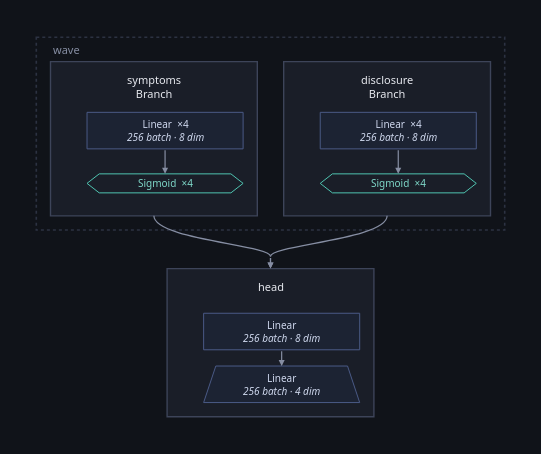

Notebook code cell kept with this figure:
### Markdown cell above
## The architecture, proposed

One branch per channel so that each can be looked at on its own — which is the
point of declaring a graph rather than writing one `nn.Module` — and a head
that joins them.

### Code cell
class Branch(Node):
    """Reads its own channel out of the input and encodes it."""

    def __init__(self, key, depth=4, activation="sigmoid"):
        self.key = key
        self.net = torch.nn.Sequential(
            *[
                m
                for _ in range(depth)
                for m in (
                    torch.nn.Linear(WIDTH, WIDTH),
                    {"sigmoid": torch.nn.Sigmoid(), "gelu": torch.nn.GELU()}[activation],
                )
            ]
        )

    def forward(self, said, ctx):
        return Opaque(self.net(said[self.key]))

    def parameters(self):
        return list(self.net.parameters())


class Head(Node):
    def __init__(self, squeeze=WIDTH):
        self.down = torch.nn.Linear(2 * WIDTH, squeeze)
        self.up = torch.nn.Linear(squeeze, OUT)

    def forward(self, said, ctx):
        joined = torch.cat(list(said.values()), dim=1)
        return Opaque(self.up(torch.relu(self.down(joined))))

    def parameters(self):
        return list(self.down.parameters()) + list(self.up.parameters())


def built(depth=4, activation="sigmoid", squeeze=WIDTH):
    return Graph.somatize(
        (
            Branch("symptoms", depth, activation).named("symptoms")
            | Branch("disclosure", depth, activation).named("disclosure")
        )
        >> Head(squeeze).named("head")
    )


first = built()
first.figure(inside=architecture(first, DATA[0][0]))

### Figure 1 — Plotly figure (JSON) as saved in the notebook; plotly's stock layout.template omitted (floating-point values rounded to 4 significant figures)
{"data": [{"hoverinfo": "text", "hovertext": ["<b>symptoms</b><br>class: Branch<br>device: cpu", "<b>disclosure</b><br>class: Branch<br>device: cpu", "<b>head</b><br>class: Head<br>device: cpu"], "marker": {"opacity": 0, "size": 1}, "mode": "markers", "showlegend": false, "type": "scatter", "x": [115.9, 345.7, 230.8], "y": [100.0, 100.0, 301.0]}], "layout": {"annotations": [{"align": "left", "font": {"color": "#868ea3", "family": "system-ui, -apple-system, Segoe UI, Roboto, sans-serif", "size": 11}, "showarrow": false, "text": "wave", "x": 14.0, "xanchor": "left", "y": 12.0, "yanchor": "middle"}, {"align": "center", "font": {"color": "#e7e9ef", "family": "system-ui, -apple-system, Segoe UI, Roboto, sans-serif", "size": 11}, "showarrow": false, "text": "symptoms<br>Branch", "x": 115.9, "xanchor": "center", "y": 49.0, "yanchor": "middle"}, {"align": "center", "font": {"color": "#cfd8ee", "family": "system-ui, -apple-system, Segoe UI, Roboto, sans-serif", "size": 10}, "showarrow": false, "text": "Linear  ×4<br><i>256 batch · 8 dim</i>", "x": 126.9, "xanchor": "center", "y": 92.0, "yanchor": "middle"}, {"align": "center", "font": {"color": "#7fd8c9", "family": "system-ui, -apple-system, Segoe UI, Roboto, sans-serif", "size": 10}, "showarrow": false, "text": "Sigmoid  ×4", "x": 126.9, "xanchor": "center", "y": 144.0, "yanchor": "middle"}, {"align": "center", "font": {"color": "#e7e9ef", "family": "system-ui, -apple-system, Segoe UI, Roboto, sans-serif", "size": 11}, "showarrow": false, "text": "disclosure<br>Branch", "x": 345.7, "xanchor": "center", "y": 49.0, "yanchor": "middle"}, {"align": "center", "font": {"color": "#cfd8ee", "family": "system-ui, -apple-system, Segoe UI, Roboto, sans-serif", "size": 10}, "showarrow": false, "text": "Linear  ×4<br><i>256 batch · 8 dim</i>", "x": 356.7, "xanchor": "center", "y": 92.0, "yanchor": "middle"}, {"align": "center", "font": {"color": "#7fd8c9", "family": "system-ui, -apple-system, Segoe UI, Roboto, sans-serif", "size": 10}, "showarrow": false, "text": "Sigmoid  ×4", "x": 356.7, "xanchor": "center", "y": 144.0, "yanchor": "middle"}, {"align": "center", "font": {"color": "#e7e9ef", "family": "system-ui, -apple-system, Segoe UI, Roboto, sans-serif", "size": 11}, "showarrow": false, "text": "head", "x": 230.8, "xanchor": "center", "y": 245.5, "yanchor": "middle"}, {"align": "center", "font": {"color": "#cfd8ee", "family": "system-ui, -apple-system, Segoe UI, Roboto, sans-serif", "size": 10}, "showarrow": false, "text": "Linear<br><i>256 batch · 8 dim</i>", "x": 241.8, "xanchor": "center", "y": 290.0, "yanchor": "middle"}, {"align": "center", "font": {"color": "#cfd8ee", "family": "system-ui, -apple-system, Segoe UI, Roboto, sans-serif", "size": 10}, "showarrow": false, "text": "Linear<br><i>256 batch · 4 dim</i>", "x": 241.8, "xanchor": "center", "y": 342.0, "yanchor": "middle"}, {"arrowcolor": "#868ea3", "arrowhead": 2, "arrowsize": 1, "arrowwidth": 1.2, "ax": 126.9, "axref": "x", "ay": 110.0, "ayref": "y", "showarrow": true, "text": "", "x": 126.9, "xref": "x", "y": 134.6, "yref": "y"}, {"arrowcolor": "#868ea3", "arrowhead": 2, "arrowsize": 1, "arrowwidth": 1.2, "ax": 356.7, "axref": "x", "ay": 110.0, "ayref": "y", "showarrow": true, "text": "", "x": 356.7, "xref": "x", "y": 134.6, "yref": "y"}, {"arrowcolor": "#868ea3", "arrowhead": 2, "arrowsize": 1, "arrowwidth": 1.2, "ax": 241.8, "axref": "x", "ay": 308.0, "ayref": "y", "showarrow": true, "text": "", "x": 241.8, "xref": "x", "y": 324.0, "yref": "y"}, {"arrowcolor": "#868ea3", "arrowhead": 2, "arrowsize": 1, "arrowwidth": 1.2, "ax": 230.8, "axref": "x", "ay": 216.0, "ayref": "y", "showarrow": true, "text": "", "x": 230.8, "xref": "x", "y": 228.0, "yref": "y"}, {"arrowcolor": "#868ea3", "arrowhead": 2, "arrowsize": 1, "arrowwidth": 1.2, "ax": 230.8, "axref": "x", "ay": 216.0, "ayref": "y", "showarrow": true, "text": "", "x": 230.8, "xref": "x", "y": 228.0, "yref": "y"}], "font": {"color": "#e7e9ef", "family": "system-ui, -apple-system, Segoe UI, Roboto, sans-serif", "size": 12}, "height": 454.0, "hoverlabel": {"align": "left", "bgcolor": "#1a1e28", "bordercolor": "#2c3242", "font": {"color": "#e7e9ef", "family": "system-ui, -apple-system, Segoe UI, Roboto, sans-serif"}}, "legend": {"bgcolor": "rgba(0,0,0,0)", "font": {"color": "#868ea3"}, "orientation": "h", "x": 1, "xanchor": "right", "y": 1.02, "yanchor": "bottom"}, "margin": {"b": 16, "l": 16, "r": 16, "t": 16}, "paper_bgcolor": "#101319", "plot_bgcolor": "#101319", "shapes": [{"fillcolor": "rgba(0,0,0,0)", "layer": "below", "line": {"color": "#2c3242", "dash": "dot", "width": 1.6}, "type": "rect", "x0": 0.0, "x1": 461.6, "y0": 0.0, "y1": 190.0}, {"fillcolor": "#1a1e28", "layer": "below", "line": {"color": "#3d4459", "width": 1.4}, "type": "rect", "x0": 14.0, "x1": 217.8, "y0": 24.0, "y1": 176.0}, {"fillcolor": "#1c2333", "layer": "below", "line": {"color": "#4a5a86", "width": 1.0}, "path": "M 50.0,74.0 L 203.8,74.0 L 203.8,110.0 L 50.0,110.0 Z", "type": "path", "xref": "x", "yref": "y"}, {"fillcolor": "rgba(0,0,0,0)", "layer": "below", "line": {"color": "#4fc3b0", "width": 1.0}, "path": "M 50.0,144.0 L 62.0,134.64 L 191.8,134.64 L 203.8,144.0 L 191.8,153.35999999999999 L 62.0,153.35999999999999 Z", "type": "path", "xref": "x", "yref": "y"}, {"fillcolor": "#1a1e28", "layer": "below", "line": {"color": "#3d4459", "width": 1.4}, "type": "rect", "x0": 243.8, "x1": 447.6, "y0": 24.0, "y1": 176.0}, {"fillcolor": "#1c2333", "layer": "below", "line": {"color": "#4a5a86", "width": 1.0}, "path": "M 279.8,74.0 L 433.6,74.0 L 433.6,110.0 L 279.8,110.0 Z", "type": "path", "xref": "x", "yref": "y"}, {"fillcolor": "rgba(0,0,0,0)", "layer": "below", "line": {"color": "#4fc3b0", "width": 1.0}, "path": "M 279.8,144.0 L 291.8,134.64 L 421.6,134.64 L 433.6,144.0 L 421.6,153.35999999999999 L 291.8,153.35999999999999 Z", "type": "path", "xref": "x", "yref": "y"}, {"fillcolor": "#1a1e28", "layer": "below", "line": {"color": "#3d4459", "width": 1.4}, "type": "rect", "x0": 128.9, "x1": 332.7, "y0": 228.0, "y1": 374.0}, {"fillcolor": "#1c2333", "layer": "below", "line": {"color": "#4a5a86", "width": 1.0}, "path": "M 164.9,272.0 L 318.70000000000005,272.0 L 318.70000000000005,308.0 L 164.9,308.0 Z", "type": "path", "xref": "x", "yref": "y"}, {"fillcolor": "#1c2333", "layer": "below", "line": {"color": "#4a5a86", "width": 1.0}, "path": "M 176.9,324.0 L 306.70000000000005,324.0 L 318.70000000000005,360.0 L 164.9,360.0 Z", "type": "path", "xref": "x", "yref": "y"}, {"layer": "below", "line": {"color": "#868ea3", "width": 1.2}, "path": "M 115.9,176.0 C 115.9,199.4 230.8,204.6 230.8,216.0", "type": "path", "xref": "x", "yref": "y"}, {"layer": "below", "line": {"color": "#868ea3", "width": 1.2}, "path": "M 345.70000000000005,176.0 C 345.70000000000005,199.4 230.8,204.6 230.8,216.0", "type": "path", "xref": "x", "yref": "y"}], "width": 541.6, "xaxis": {"range": [-20, 481.6], "visible": false}, "yaxis": {"range": [394.0, -20], "scaleanchor": "x", "visible": false}}}
